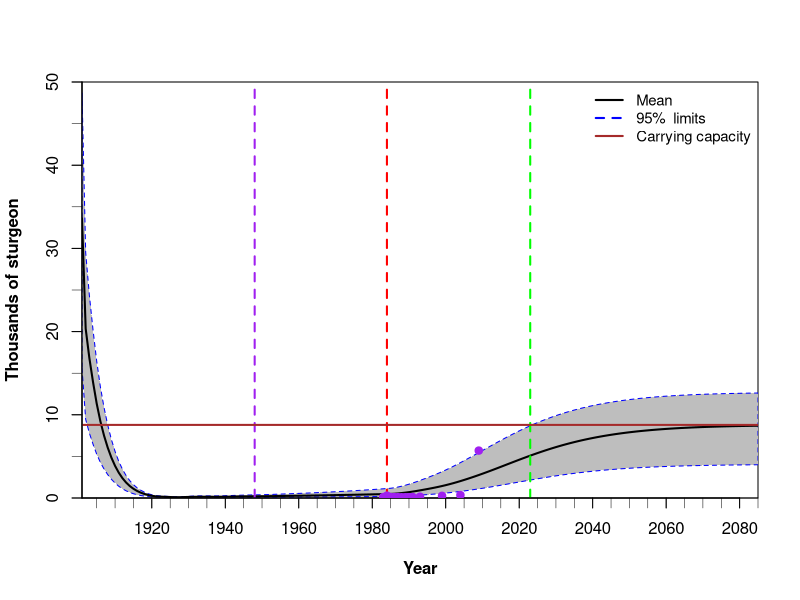

Reproduce this figure in R.
## Brett van Poorten and Bill Pine
## Sturgeon Code.R
## January 2, 2019
### R code reproduces Bill's SturMod 2.0 Excel file

### adjustments based on recommended edits by Ed Camp and Brett incorporated January 29, 2019

library(ggplot2)
library(reshape)

###------------------------------------------------------###
###--------------------- Parameters ---------------------###
###------------------------------------------------------###

n.st <- 2  # number of pre-recruit stanzas [either 1 (hatchery fish are stocked 
#as eyed eggs) or 2 (hatchery fish are stocked sometime later so wild fish 
#have a period without competition with hatchery fish)]
### NOTE: if n.st==1, you assume fish are stocked after all density dependence is complete;
###       if n.st==2, you assume fish are stocked in the middle of density dependence (so they impact abundance)
AR <- 1  # age at recruitment (end of density-dependent mortality)
A <- 50  # oldest modelled age-class
FIT <- FALSE   # set to true to estimate R0 and second stage U
T1 <- 20       # time starts in 1901; T1 is the year when intense fishing stops (1920)
T2 <- 47       # T2 is the year the dam building began (1947; coffer dams put in; access to habitat lost)
T3 <- 84       # T3 is the year all fishing stopped (1983)
T4 <- 123      # T4 is recovery year period
Ttot <- 185    # Ttot is the total number of years evaluated (until 2085)
T82 <- 83      # T82 is year 1983 first year Zehfuss et al. open estimates at JWLD
T83 <- 84      # T83 is year 1984
T84 <- 85      # T85 is year 1985
T85 <- 86      # T86 is year 1986
T86 <- 87      # T87 is year 1987
T87 <- 88      # T88 is year 1988
T88 <- 89      # T89 is year 1989
T89 <- 90      # T90 is year 1990
T90 <- 91      # T91 is year 1991
T92 <- 93      # T92 is year 1993 and is from USFWS as in Pine and Martel
T98 <- 99      # T98 is year 1999 and is from USFWS as in Pine and Martel
T2003 <- 104    # T2003 is year 2004 and is from USFWS as in Pine and Martel
input <- list()

# Growth
# wild population
input$Linf <- 220       # von Bertalanffy asymptotic length
input$K <- 0.13         # von Bertalanffy 'metabolic' parameter
input$to <- 0           # von Bertalanffy time at zero-length (x-intercept)
input$a <- 6.11e-6      # length-weight scalar
input$b <- 3            # length-weight power parameter

# stocked population
input$Linf.s <- 220
input$K.s <- 0.13
input$to.s <- 0
input$a.s <- 6.11e-6
input$b.s <- 3

# Spawning
# wild population
input$Skip <- TRUE                # skip-spawning? (TRUE/FALSE)
input$Nsk <- 1 # NoSkipInt        # interval between spawning events
input$mai <- 8 # 1st mat          # initial maturation age
input$mah <- 10 # age50matfe      # age at 50% maturity
input$mant <- 5 # yearsofmat      # number of years needed for the entire population to mature
input$mxnt <- 4 # max int         # average skip-spawning interval

# stocked population
input$Skip.s <- TRUE              # skip-spawning? (TRUE/FALSE) 
input$Nsk.s <- 1 # NoSkipInt2     # interval between spawning events
input$mai.s <- 8 # 1st mat2       # initial maturity age
input$mah.s <- 10 # age50matfe2   # age at 50% maturity
input$mant.s <- 5 # yearsofmat2   # number of years needed for entire population to mature 
input$mxnt.s <-4 # max int2       # average skip-spawning interval

# Mortality / Survival
input$M <- .12  #(not used)
input$relmort <- 0.95 # S  #(not used)
input$Mad <- 0.095                # minimum adult mortality (at Linf)
input$Mad.rec <- 0.095            # minimum adult mortality during recovery period
input$u <- 1                      # exploitation rate stage 1
input$bu <- 0.089                 # exploitation rate stage 2
input$bu2 <- 0.0                  # exploitation rate stage 3
input$dome <- TRUE                # dome-shaped exploitation rate? (TRUE/FALSE)
input$lvuln <- 45                 # Length-at-50% vulnerability for ascending curve
input$lvulnsd <- 10               # standard deviation for ascending curve
input$hvuln <- 200                # Length-at-50% vulnerability for descending curve
input$hvulnsd <- 10               # standard deviation for descending curve

# stocked population
input$M.s <- .12  #(not used)
input$S.s <- 0.95  #(not used)
input$Mad.s <- 0.1                # minimum adult mortality (at Linf)
input$Mad.s.rec <- 0.1            # minumum adult mortality during recovery
input$lvuln.s <- 7                # Length-at-50% vulnerability for ascending curve
input$lvulnsd.s <- 10             # standard deviation for ascending curve
input$hvuln.s <- 45               # Length-at-50% vulnerability for descending curve
input$hvulnsd.s <- 10             # standard deviation for descending curve

# Population
input$Ro <- c(9970,2605)          # unfished recruitment (before and after dam)
input$recK <- 5                   # recruitment compensation ratio
input$SXR <- 100                  # initial percent of wild recruitment
input$fid <- 0.5                  # Fidelity to stocked population

# Recruitment modifiers
input$aint <- 2                   # recruitment interval
input$astr <- 1                   # relative strength of strong years
ifelse(input$aint==1,{
  input$astr <- 1
  input$Nstr <- 1
},
input$Nstr <- (input$aint-input$astr)/(input$aint-1))  # Normal strength
input$Cstr <- 1                   # Egg prod divider
input$stock <- 500                # Number stocked (if stocking allowed)
input$Ms <- c(1,1)                # relative mortality of each pre-recruit stanza relative to each other (length must equal N.st)
input$Bs <- c(0.5,0.5)            # relative density effect of each pre-recruit stanza relative to each other (length must equal N.st)

DF <-data.frame(State = c("Unexploited",rep("|",T3-1),"End of Harvest",1:100),
                Year = c(0:(T3),1985:2084),
                Anomoly = c(rep(c(rep(input$Nstr,input$aint-1),input$astr),length=Ttot)),
                Stock = c(rep(FALSE,120),rep(TRUE,20),rep(FALSE,45)),
                U = c(rep(input$u,T1),rep(input$bu,T3-T1),rep(input$bu2,Ttot-T3)),
                Dam =c(rep(1,T2),rep(2,Ttot-T2)),
                stringsAsFactors = FALSE)

###------------------------------------------------------###
###--------------------- Functions ----------------------###
###------------------------------------------------------###

# function that calculates all initial values and vectors
"Initialization" <- function(input){  
  # Note: objects ending in '.s' refer to stocked components
  # weight at maturity
  Wmat <- input$a*(input$Linf*(1-exp(-input$K*(input$mai-1))))^input$b
  Wmat.s <- Wmat
  
  Age <- AR:A
  # number of age-classes
  n.age <- length(Age)
  # length-at-age
  Length <- input$Linf * (1 - exp(-input$K*(Age-input$to)))
  # weight-at-age
  Wt <- input$a*Length^input$b
  # fecundity-at-age
  Fec <- pmax(0,Wt-Wmat)
  # skip spawning frequency (maybe?)
  Sks <- rep(0,n.age)
  ifelse( input$Skip,
          Sks <- pmax(0,(((1/input$mant)/exp(-1))/(input$mah-input$mai))*
                        (Age-input$mai)*exp(-(Age-input$mai)/(input$mah-input$mai))+
                        (1/input$mxnt)^(input$Linf/Length)),
          Sks <- 1/input$Nsk)
  # fecundity-at-age adjusted for skip spawning
  AdjFec <- Fec*Sks
  # Lorenzen-type length-based mortality
  Mu <- rep(0,n.age)
  Mu <- input$Mad*(input$Linf/Length)
  # length-based vulnerability (either logistic or dome-shaped double logistic)
  vuln <- rep(0,n.age)
  ifelse( !input$dome,
          vuln <- 1/(1+exp(-(c(0,Length)-input$lvuln)/input$lvulnsd)),
          vuln <- 1/(1+exp(-(c(0,Length)-input$lvuln)/input$lvulnsd))-
            1/(1+exp(-(c(0,Length)-input$hvuln)/input$hvulnsd)))
  # survivorship
  La <- rep(0,n.age)
  La[1] <- 1
  LaBurn <- Laf <- La
  for(i in 2:A){
    La[i] <- La[i-1]*exp(-Mu[i-1])  # survivorship absent fishing
    LaBurn[i] <- LaBurn[i-1]*(1-input$bu*vuln[i-1])*exp(-Mu[i-1]) # survivorship during burn-in
    Laf[i] <- Laf[i-1]*(1-input$u*vuln[i-1])*exp(-Mu[i-1])  # survivorship during fishing
  }
  
  # all the same vectors as above, but for stocked fish
  Length.s <- input$Linf.s * (1 - exp(-input$K.s*(Age-input$to.s)))
  Wt.s <- input$a.s*Length.s^input$b.s
  Fec.s <- pmax(0,Wt.s-Wmat.s)
  Sks.s <- rep(0,n.age)
  ifelse( input$Skip.s,
          Sks.s <- pmax(0,(((1/input$mant.s)/exp(-1))/(input$mah.s-input$mai.s))*
                          (Age-input$mai.s)*exp(-(Age-input$mai.s)/(input$mah.s-input$mai.s))+
                          (1/input$mxnt.s)^(input$Linf.s/Length.s)),
          Sks.s <- 1/input$Nsk.s)
  AdjFec.s <- Fec.s*Sks.s
  Mu.s <- rep(0,n.age)
  Mu.s <- input$Mad.s*(input$Linf.s/Length.s)
  vuln.s <- rep(0,n.age)
  ifelse( !input$dome,
          vuln.s <- 1/(1+exp(-(c(0,Length.s)-input$lvuln.s)/input$lvulnsd.s)),
          vuln.s <- 1/(1+exp(-(c(0,Length.s)-input$lvuln.s)/input$lvulnsd.s))-
            1/(1+exp(-(c(0,Length.s)-input$hvuln.s)/input$hvulnsd.s)))
  La.s <- rep(0,n.age)
  La.s[1] <- 1
  LaBurn.s <- Laf.s <- La.s
  for(i in 2:A){
    La.s[i] <- La.s[i-1]*exp(-Mu.s[i-1])
    LaBurn.s[i] <- LaBurn.s[i-1]*(1-input$bu*vuln.s[i-1])*exp(-Mu.s[i-1])
    Laf.s[i] <- Laf.s[i-1]*(1-input$u*vuln.s[i-1])*exp(-Mu.s[i-1])
  }
  out <- list()
  out$Age <- Age
  out$Length <- Length
  out$Wt <- Wt
  out$Fec <- Fec
  out$Sks <- Sks
  out$AdjFec <- AdjFec
  out$Mu <- Mu
  out$vuln <- vuln
  out$La <- La
  out$LaBurn <- LaBurn
  out$Laf <- Laf
  out$Length.s <- Length.s
  out$Wt.s <- Wt.s
  out$Fec.s <- Fec.s
  out$Sks.s <- Sks.s
  out$AdjFec.s <- AdjFec.s
  out$Mu.s <- Mu.s
  out$vuln.s <- vuln.s
  out$La.s <- La.s
  out$LaBurn.s <- LaBurn.s
  out$Laf.s <- Laf.s
  return(out)
}

### PRELIMINARY CALCULATIONS
"Prelim.Calc" <- function(input,dam.opt){
  init <- Initialization(input)
  
  # equilibrium unfished eggs per recruit
  EPRo <- sum(init$AdjFec*init$La)
  
  # unfished egg abundance
  ifelse(input$SXR==100,
         Eo <- input$Ro[dam.opt]*EPRo/input$Cstr,
         Eo <- (input$Ro[dam.opt]/2*EPRo)/input$Cstr)
  
  # fished eggs per recruit
  EpRf <- sum(init$AdjFec*init$Laf)
  
  # Beverton-Holt alpha parameter (maximum recruits per spawner)
  reca <- input$recK/EPRo
  reca.st <- vector()  # alpha for each pre-recruit stanza
  for(i in 1:n.st){
    reca.st[i] <- exp(log(reca)*input$Ms[i]/sum(input$Ms[1:n.st]))
  }
  
  # Beverton-Holt beta parameter (carrying capacity parameter)
  recb <- (input$recK-1)/(Eo)
  recb.st <- vector()  # beta for each pre-recruit stanza
  den <- vector()
  tmp.reca.st <- c(1,reca.st)
  for(i in 1:n.st)
    den[i] <- input$Bs[i]*prod(tmp.reca.st[1:i])
  recb.st <- input$Bs[1:n.st]*recb/sum(den[1:n.st])
  
  # effective egg abundance
  EfecEo <- max(0,(reca*EpRf-1)/(recb*EpRf))
  
  # unfished eggs per recruit for stocked fish
  EPRo.s <- sum(init$AdjFec.s*init$La.s)
  
  # unfished egg abundance for stocked fish
  ifelse(input$SXR==100,
         Eo.s <- input$Ro[dam.opt]*EPRo.s,
         Eo.s <- (input$Ro[dam.opt]/2*EPRo.s))
  
  # fished eggs per recruit for stocked fish
  EpRf.s <- sum(init$AdjFec.s*init$Laf.s)
  
  # Beverton-Holt alpha parameter for stocked fish (maximum recruits per spawner)
  reca.s <- input$recK/EPRo.s
  
  # Beverton-Holt beta parameter for stocked fish (carrying capacity parameter)
  recb.s <- (input$recK-1)/Eo.s
  
  # effective egg abundance for stocked fish
  EfecEo.s <- max(0,(reca.s*EpRf.s-1)/(recb.s*EpRf.s))
  
  # unfished abundance
  N0 <- sum(input$Ro[dam.opt]*init$La)
  
  out<-list()
  out$EPRo <- EPRo
  out$Eo <- Eo
  out$EpRf <- EpRf
  out$reca <- reca
  out$recb <- recb
  out$reca.st <- reca.st
  out$recb.st <- recb.st
  out$EfecEo <- EfecEo
  out$EPRo.s <- EPRo.s
  out$Eo.s <- Eo.s
  out$EpRf.s <- EpRf.s
  out$reca.s <- reca.s
  out$recb.s <- recb.s
  out$EfecEo.s <- EfecEo.s
  out$N0 <- N0
  return(out)
}

# Use brute-force to calculate MSY and UMSY
"MSY" <- function(par.input=input,vals=DF){
  U.opt <- seq(0,0.5,length=500)                # evaluate over a range of exploitation rates
  VB <- VN <- YB <- YN <- Rf <- matrix(nrow=500,ncol=2)    # set up matrices of vulnerable biomass, vulnerable numbers and yield across U and dam (before and after)
  init <- Initialization(par.input)
  EPRo <- sum(init$AdjFec*init$La)             # unfished eggs per recruit
  for(dam in 1:2){                             # evaluate without (1) and with (2) dam
    for(i in 1:500){
      par.input$u <- U.opt[i]
      init <- Initialization(par.input)
      EpRf <- sum(init$AdjFec*init$Laf)        # fished eggs per recruit at U=U.opt[i]
      # calculate equilibrium fished recruits
      Rf[i,dam] <- par.input$Ro[dam]*EPRo/EpRf*(par.input$recK*EpRf/EPRo-1)/(par.input$recK-1)
      VB[i,dam] <- Rf[i,dam]*sum(init$Wt*init$vuln[2:(n.age+1)]*init$Laf)  # vulnerable biomass
      VN[i,dam] <- Rf[i,dam]*sum(init$vuln[2:(n.age+1)]*init$Laf)          # vulnerable numbers of fish 
      YB[i,dam] <- sum(par.input$u*VB[i,dam])       # yield in biomass
      YN[i,dam] <- sum(par.input$u*VN[i,dam])       # yield in biomass
    }
  }
  out <- list()
  out$YB <- YB
  out$YN <- YN
  out$U <- U.opt
  out$VB <- VB
  out$VN <- VN
  out$Rf <- Rf
  return(out)
}


### POPULATION ABUNDANCE TABLES
"Dynamic.Mod" <- function(par.input=input,vals=DF){
  init <- Initialization(par.input)
  
  Age <- init$Age
  Length <- init$Length
  Wt <- init$Wt
  Fec <- init$Fec
  Sks <- init$Sks
  AdjFec <- init$AdjFec
  Mu <- init$Mu
  vuln <- init$vuln
  La <- init$La
  LaBurn <- init$LaBurn
  Laf <- init$Laf
  Length.s <- init$Length.s
  Wt.s <- init$Wt.s
  Fec.s <- init$Fec.s
  Sks.s <- init$Sks.s
  AdjFec.s <- init$AdjFec.s
  Mu.s <- init$Mu.s
  vuln.s <- init$vuln.s
  La.s <- init$La.s
  LaBurn.s <- init$LaBurn.s
  Laf.s <- init$Laf.s
  Mu.rec <- par.input$Mad.rec*(input$Linf/Length)
  Mu.s.rec <- par.input$Mad.s.rec*(input$Linf/Length)
  
  yr <- vals$Year
  anom <- vals$Anomoly
  rel <- vals$Stock
  U <- vals$U
  Dam <- vals$Dam
  n.age <- length(Age)
  
  calcs <- Prelim.Calc(par.input,1)   # preliminary calculations for pre-dam condition
  EPRo <- calcs$EPRo
  Eo <- list()
  Eo[[1]] <- calcs$Eo
  EpRf <- calcs$EpRf
  reca <- calcs$reca
  recb <- list()
  recb[[1]] <- calcs$recb
  reca.st <- calcs$reca.st
  recb.st <- list()
  recb.st[[1]] <- calcs$recb.st
  EfecEo <- list()
  EfecEo[[1]] <- calcs$EfecEo
  EPRo.s <- calcs$EPRo.s
  Eo.s <- list()
  Eo.s[[1]] <- calcs$Eo.s
  EpRf.s <- calcs$EpRf.s
  reca.s <- calcs$reca.s
  recb.s <- list()
  recb.s[[1]] <- calcs$recb.s
  EfecEo.s <- list()
  EfecEo.s[[1]] <- calcs$EfecEo.s
  N0 <- calcs$N0
  
  calcs2 <- Prelim.Calc(par.input,2)   # preliminary calculations for post-dam condition
  Eo[[2]] <- calcs2$Eo
  recb[[2]] <- calcs2$recb
  recb.st[[2]] <- calcs2$recb.st
  EfecEo[[2]] <- calcs2$EfecEo
  Eo.s[[2]] <- calcs2$Eo.s
  recb.s[[2]] <- calcs2$recb.s
  EfecEo.s[[2]] <- calcs2$EfecEo.s
  
  Nt <- vector()       # abundance of wild fish per year
  Bt <- vector()       # biomass of wild fish per year
  Eggs <- vector()     # wild eggs per year
  Nt.s <- vector()     # abundance of stocked fish per year
  Bt.s <- vector()     # biomass of stocked fish per year
  Eggs.s <- vector()   # eggs of stocked fish per year
  Eggs.t <- vector()   # total eggs per year
  rat <- vector()      # ratio of stocked to wild eggs per year
  R.t <- vector()      # total recruits per year
  p.egg <- vector()    # proportion of total eggs that are wild-origin
  p.egg.s <- vector()  # proportion of total eggs that are hatchery-origin
  dyn.EPR <- rep(0,Ttot)  # dynamic eggs per recruit (used for true dynamic SPR)
  R <- matrix(nrow=n.st,ncol=Ttot)        # wild recruits per year
  R.s <- matrix(nrow=n.st,ncol=Ttot)      # stocked recruits per year
  N.w <- matrix(nrow=Ttot+1,ncol=A)  # matrix of wild fish
  N.s <- N.w                        # matrix of stocked fish
  
  # simulate equilibrium initial abundance (before dam)
  Sint <- c(rep(1,par.input$Nsk))
  N.w[1,1] <- par.input$Ro[1]*La[1]*par.input$SXR/100        # initial unfished wild recruits
  N.w[1,2:A] <- N.w[1,1]*La[2:A]                  # initial unfished wild age structure
  N.s[1,1] <- par.input$Ro[1]*La.s[1]*(1-par.input$SXR/100)  # initial unfished stocked recruits
  N.s[1,2:A] <- N.s[1,1]*La.s[2:A]                # initial unfished stocked age structure
  # simulate over years
  for(y in 1:Ttot){
    if(y >= T3){
      Mu <- Mu.rec
      Mu.s <- Mu.s.rec
    }
    Eggs[y] <- max(1e-5,sum(N.w[y,]*AdjFec))      # eggs produced from wild population
    Eggs.s[y] <- max(1e-5,sum(N.s[y,]*AdjFec.s))  # eggs produced from stocked population
    Eggs.t[y] <- Eggs[y]+Eggs.s[y]                # total egg production
    rat[y] <- Eggs.s[y]/Eggs[y]                   # ratio of stocked to wild eggs
    R.t[y] <- max(0,reca.st[1]*Eggs.t[y]/(1+recb.st[[Dam[y]]][1]*Eggs.t[y]))*anom[y]  # Total recruitment to first stanza (includes anomoly)
    p.egg[y] <- Eggs[y]/Eggs.t[y]                 # proportion of eggs that are wild
    p.egg.s[y] <- Eggs.s[y]/Eggs.t[y]             # proportion of eggs that are stocked
    R[1,y] <- R.t[y]*p.egg[y]+R.t[y]*p.egg.s[y]*(1-par.input$fid)  # wild recruits to stanza 1 (accounts for stocked eggs 'naturalizing')
    R.s[1,y] <- R.t[y]*p.egg.s[y]*par.input$fid       # stocked recruits to stanza 1
    ifelse(n.st==1,                               # if there is only 1 recruitment stanza
           N.w[y+1,1] <- R[1,y],                       # age-1 fish are equal to calculated recruits
           {                                           # if there are 2 recruitment stanzas (where stocked fish are now added)
             tot.R <- R[1,y]+R.s[1,y]+par.input$stock*rel[y]           # competition for resources includes all fish (including stocked)
             N.w[y+1,1] <- reca.st[2]*R[1,y]/(1+recb.st[[Dam[y]]][2]*tot.R)  # wild recruits to population are negatively impacted by competition from all
           })
    for(a in 1:A){
      dyn.EPR[y] <- dyn.EPR[y]+(N.w[y,a]*AdjFec[a]+N.s[y,a]*AdjFec.s[a])/(N.w[max(y-a+1,1),1]+N.s[max(y-a+1,1),1])
    }
    N.w[y+1,2:A] <- pmax(0,N.w[y,1:(A-1)]*(1-U[y]*vuln[1:(A-1)])*exp(-Mu[1:(A-1)])) # wild abundance of older fish is impacted by length-specific natural mortality and exploitation
    ifelse(n.st==1,                                      # if there is only 1 recruitment stanza
           N.s[y+1,1] <- R.s[1,y]+rel[y]*par.input$stock,     # age-1 stocked fish are equal to calculated recruits
           {                                              # if there are 2 recruitment stanzas (where stocked fish are now added)
             tot.R <- R[1,y]+R.s[1,y]+rel[y]*par.input$stock  # competition for resources includes all fish (including stocked)
             R.s.tmp <- R.s[1,y]+rel[y]*par.input$stock       # hatchery fish...
             N.s[y+1,1] <- reca.st[2]*R.s.tmp/(1+recb.st[[Dam[y]]][2]*tot.R)})  # hatchery recruits to population are negatively impacted by competition from all
    N.s[y+1,2:A] <- pmax(0,N.s[y,1:(A-1)]*(1-U[y]*vuln.s[1:(A-1)])*exp(-Mu.s[1:(A-1)]))  # hatchery recruits to population are negatively impacted by length-specific natural mortality and exploitation
  }
  # Annual summaries
  Nt <- pmax(0,rowSums(N.w))   # total wild abundance per year
  Bt <- rowSums(sweep(N.w,2,Wt,'*'))  # total wild biomass per year
  Nt.s <- pmax(0,rowSums(N.s))  # total stocked abundance per year
  Bt.s <- rowSums(sweep(N.s,2,Wt.s,'*'))  # total stocked biomass per year
  N.sum <- Nt+Nt.s  # total abundance per year
  B.sum <- Bt+Bt.s  # total biomass per year
  vuln.N <- rowSums(sweep(N.w,2,vuln[AR:A],'*')+sweep(N.s,2,vuln.s[AR:A],'*'))  # vulnerable abundance per year
  a4N <- rowSums(N.w[,4:A])
  a2N <- rowSums(N.w[,2:A])
  vuln.B <- rowSums(sweep(N.w,2,(vuln[AR:A]*Wt),'*')+sweep(N.s,2,(vuln.s[AR:A]*Wt.s),'*'))  # vulnerable biomass per year
  av.vuln.wt <- vuln.B/vuln.N  # average vulnerable weight per year
  N.harv <- U*vuln.N[1:Ttot]           # numbers harvested per year
  B.harv <- U*vuln.B[1:Ttot]           # biomass harvested per year
  p.w <- Nt / (Nt + Nt.s)              # proportion wild
  p.s <- Nt.s / (Nt + Nt.s)            # proportion stocked
  p.orig.N <- Nt/Nt[1]                 # abundance relative to unfished
  p.orig.B <- Bt/Bt[1]                 # biomass relative to unfished
  p.orig.vulnN <- vuln.N/vuln.N[1]
  dyn.SPR <- Eggs.t/Eggs.t[1]          # eggs relative to unfished (not really SPR)
  dyn.SPR2 <- dyn.EPR/EPRo             # true dynamic SPR
  
  out <- list()
  out$Nt <- Nt
  out$Bt <- Bt
  out$Eggs <- Eggs
  out$Nt.s <- Nt.s
  out$Bt.s <- Bt.s
  out$Eggs.s <- Eggs.s
  out$Eggs.t <- Eggs.t
  out$N.sum <- N.sum
  out$a4N <- a4N
  out$B.sum <- B.sum
  out$vuln.N <- vuln.N
  out$vuln.B <- vuln.B
  out$av.vuln.wt <- av.vuln.wt
  out$N.harv <- N.harv
  out$B.harv <- B.harv
  out$p.w <- p.w
  out$p.s <- p.s
  out$p.orig.N <- p.orig.N
  out$p.orig.B <- p.orig.B
  out$dyn.SPR <- dyn.SPR
  out$dyn.SPR2 <- dyn.SPR2
  out$rat <- rat
  out$R.t <- R.t
  out$p.egg <- p.egg
  out$p.egg.s <- p.egg.s
  out$R <- R
  out$R.s <- R.s
  out$N.w <- N.w
  out$N.s <- N.s
  out$pN02023 <- p.orig.N[T4]
  out$prec <- a4N[T3]/4195
  out$Nclose <- a2N[T3]
  return(out)
}

###------------------------------------------------------###
###-------------------- Initialize ----------------------###
###------------------------------------------------------###

theta <- c(log(0.5/(1-0.5)),log(0.12/(1-0.12)))  # estimate two stages of exploitation

fr <- function(theta){
  trial.inp <- input
  trial.DF <- DF
  trial.DF$Stock <- rep(FALSE,Ttot)
  trial.DF$U[1:T1] <- 1/(1+exp(-theta[1]))
  trial.DF$U[(T1+1):T3] <- 1/(1+exp(-theta[2]))
  trial.inp$Ro <- c(14452,3770)#c(9970,2605)
  dyn <- Dynamic.Mod(trial.inp,trial.DF)
  SS <- vector()
  # fit to unfished abundance
  SS[1] <- (log(dyn$Nclose)-log(282))^2  # fit to 1985 abundance
  SS[2] <- (log(dyn$a4N[109])-log(2000))^2 # fit to 2009 abundance
  
  return(sum(SS))
}

if(FIT){
  est<-optim(theta,fr,method="BFGS",control=list(maxit=1000))
}

###------------------------------------------------------###
###---------------------- Figures -----------------------###
###------------------------------------------------------###

# inputs are different starting values (lower, upper 95% CI) 
#    for unfished recruitment (R0), stage-1 (yrs 1-12) and stage-2 exploitation rate (U for years 13-24)
#    Baseline estimates are based on age-4 fish at unfished (with a dam: Ahrens and Pine 2013): 4,195 (CI 1,932-6,066),
#    age-4 in 1985 (Wooley and Crateau 1985): 282, and recent estimates (Pine and Martell 2009): 2000
#L95.R0=c(4625,1200),mu.R0=c(9970,2605),U95.R0=c(14452,3770),L95.U1=1,mu.U1=1,U95.U1=1,L95.U2=0.094,mu.U2=0.089,U95.U2=0.077
"Scenario1" <- function(L95.R0=c(4625,1200),mu.R0=c(9970,2605),U95.R0=c(14452,3770),L95.U1=1,mu.U1=1,U95.U1=1,L95.U2=0.094,mu.U2=0.089,U95.U2=0.077){
  base.inp <- input
  base.DF <- DF
  base.DF$Stock <- rep(FALSE,Ttot)
  base.inp$Ro <- mu.R0
  base.DF$U = c(rep(mu.U1,T1),rep(mu.U2,T3-T1),rep(input$bu2,Ttot-T3))
  mid.est <- Dynamic.Mod(base.inp,base.DF)
  base.inp$Ro <- L95.R0
  base.DF$U = c(rep(L95.U1,T1),rep(L95.U2,T3-T1),rep(input$bu2,Ttot-T3))
  low.est <- Dynamic.Mod(base.inp,base.DF)
  base.inp$Ro <- U95.R0
  base.DF$U = c(rep(U95.U1,T1),rep(U95.U2,T3-T1),rep(input$bu2,Ttot-T3))
  upp.est <- Dynamic.Mod(base.inp,base.DF)
  cat("Median SPR: ",mid.est$dyn.SPR2[T4],"\n")
  cat("CI: ",low.est$dyn.SPR2[T4],", ",upp.est$dyn.SPR2[T4],"\n")
  plot(upp.est$N.sum[1:Ttot],t="n",xaxt="n",yaxt="n",ylab="Thousands of sturgeon",
       xlab="Year",xaxs="i",font.lab=2,yaxs="i",ylim=c(-1,50000))
  polygon(x=c(1:Ttot,rev(1:Ttot)),y=c(low.est$N.sum[1:Ttot],rev(upp.est$N.sum[1:Ttot])),
          col="grey",border="blue",lty=2)
  lines(mid.est$N.sum[1:Ttot],lty=1,lwd=2)
  abline(v=T2+1,col="purple",lty=2,lwd=2)
  abline(v=T3,col="red",lty=2,lwd=2)
  abline(v=T4,col="green",lty=2,lwd=2)
  abline(h=8784,col="brown",lwd=2)
  axis(1,at=seq(0,Ttot,20),seq(1900,2085,20))
  axis(1,at=seq(0,Ttot,5),labels=FALSE,lwd=0.5)
  axis(2,at=seq(0,100000,10000),seq(0,100,10))
  axis(2,at=seq(0,100000,5000),labels=FALSE,lwd=0.5)
  # put Wooley and Crateau 1985 estimate on the figure
  points(T3,282,pch=19,col="purple")
  points(T82,111,pch=19,col="purple")
  points(T83,119,pch=19,col="purple")
  points(T84,117,pch=19,col="purple")
  points(T85,108,pch=19,col="purple")
  points(T86,103,pch=19,col="purple")
  points(T87,88,pch=19,col="purple")
  points(T88,89,pch=19,col="purple")
  points(T89,90,pch=19,col="purple")
  points(T90,117,pch=19,col="purple")
  points(T92,155,pch=19,col="purple")
  points(T98,260,pch=19,col="purple")
  points(T2003,350,pch=19,col="purple")
  lines(rep(T3,2),c(181,645),col="purple")
  points(109,2000/(mid.est$a4N[109]/mid.est$N.sum[109]),pch=19,col="purple")
  legend("topright",lty=c(1,2,1),legend=c("Mean","95%  limits","Carrying capacity"),
         bty="n",col=c("black","blue","brown"),lwd=2,cex=0.9)
}
pdf("Figure 1.pdf",width=11,height=6)
Scenario1()
#dev.off()

# inputs include baseline recruitment (R0), baseline 2nd stage exploitation (U.base)
#   and then proportional change in 1st and 2nd exploitation rates to achieve 
#   50, 75, 95 and 99% unfished abundance (N0) by 2023
Scenario2 <- function(mu.R0=c(9970,2605),U.base=0.089,p.50=0.985,p.75=0.83,p.95=0.56,p.99=0.5){
  base.inp <- input
  base.DF <- DF
  base.DF$Stock <- rep(FALSE,Ttot)
  base.inp$Ro <- mu.R0
  base.DF$U = c(rep(input$u,T1),rep(U.base,T3-T1),rep(input$bu2,Ttot-T3))
  baseline.est <- Dynamic.Mod(base.inp,base.DF)   # base model run
  base.DF$U = base.DF$U * p.50
  est.50 <- Dynamic.Mod(base.inp,base.DF)   # model run ending with 50% N0 by 2023
  base.DF$U = base.DF$U * p.75
  est.75 <- Dynamic.Mod(base.inp,base.DF)   # model run ending with 75% N0 by 2023
  base.DF$U = base.DF$U * p.95
  est.95 <- Dynamic.Mod(base.inp,base.DF)   # model run ending with 95% N0 by 2023
  base.DF$U = base.DF$U * p.99
  est.99 <- Dynamic.Mod(base.inp,base.DF)   # model run ending with 99% N0 by 2023
  cat("To attain 50% carrying capacity, N would have to have been ",est.50$N.sum[T3]/baseline.est$N.sum[T3]," higher in 1984\n")
  cat("To attain 75% carrying capacity, N would have to have been ",est.75$N.sum[T3]/baseline.est$N.sum[T3]," higher in 1984\n")
  cat("To attain 95% carrying capacity, N would have to have been ",est.95$N.sum[T3]/baseline.est$N.sum[T3]," higher in 1984\n")
  cat("To attain 99% carrying capacity, N would have to have been ",est.99$N.sum[T3]/baseline.est$N.sum[T3]," higher in 1984\n")
  cat("Baseline SPR: ",baseline.est$dyn.SPR2[T4],"\n")
  cat("50% N0 SPR: ",est.50$dyn.SPR2[T4],"\n")
  cat("75% N0 SPR: ",est.75$dyn.SPR2[T4],"\n")
  cat("95% N0 SPR: ",est.95$dyn.SPR2[T4],"\n")
  cat("99% N0 SPR: ",est.99$dyn.SPR2[T4],"\n")
  plot(baseline.est$N.sum[1:Ttot],t="l",lwd=2,xaxt="n",yaxt="n",ylim=c(-1,50000),
       ylab="Thousands of sturgeon",xlab="Year",xaxs="i",font.lab=2,yaxs="i")
  lines(est.50$N.sum[1:Ttot],col="blue",lwd=2)
  lines(est.75$N.sum[1:Ttot],col="grey",lwd=2)
  lines(est.95$N.sum[1:Ttot],col="darkgreen",lwd=2)
  lines(est.99$N.sum[1:Ttot],col="orange",lwd=2)
  lines(baseline.est$N.sum[1:Ttot],col="black",lwd=2)
  axis(1,at=seq(0,Ttot,20),seq(1900,2085,20))
  axis(1,at=seq(0,Ttot,5),labels=FALSE,lwd=0.5)
  axis(2,at=seq(0,100000,10000),seq(0,100,10))
  axis(2,at=seq(0,100000,5000),labels=FALSE,lwd=0.5)
  abline(v=T2+1,col="purple",lty=2,lwd=2)
  abline(v=T3,col="red",lty=2,lwd=2)
  abline(v=T4,col="green",lty=2,lwd=2)
  abline(h=8784,col="brown",lwd=2)
  legend("topright",lty=1,legend=c("Baseline","50% recovered","75% recovered",
                                   "95% recovered","99% recovered","Carrying capacity"),
         bty="n",col=c("black","blue","grey","darkgreen","orange","brown"),lwd=2,cex=0.9)
}
#pdf("Figure 2.pdf",width=11,height=6)
#Scenario2()
#dev.off()

"Scenario3" <- function(mu.R0=c(9970,2605),U.base=0.089){
  base.inp <- input
  base.DF <- DF
  base.DF$Stock <- rep(FALSE,Ttot)
  base.inp$Ro <- mu.R0
  base.DF$U = c(rep(input$u,T1),rep(U.base,T3-T1),rep(input$bu2,Ttot-T3))
  baseline.est <- Dynamic.Mod(base.inp,base.DF)   # base model run
  base.DF$U = c(rep(input$u,T1),rep(U.base,T3-T1),rep(0.01,Ttot-T3))
  U01.est <- Dynamic.Mod(base.inp,base.DF)   # additional exploitation pressure after 'closure'
  base.DF$U = c(rep(input$u,T1),rep(U.base,T3-T1),rep(0.05,Ttot-T3))
  U05.est <- Dynamic.Mod(base.inp,base.DF)   # additional exploitation pressure after 'closure'
  base.DF$U = c(rep(input$u,T1),rep(U.base,T3-T1),rep(0.1,Ttot-T3))
  U1.est <- Dynamic.Mod(base.inp,base.DF)   # additional exploitation pressure after 'closure'
  base.DF$U = c(rep(input$u,T1),rep(U.base,T3-T1),rep(input$bu2,Ttot-T3))
  base.inp$Mad.rec <- 0.145
  M145.est <- Dynamic.Mod(base.inp,base.DF)   # additional exploitation pressure after 'closure'
  base.inp$Mad.rec <- 0.12
  M12.est <- Dynamic.Mod(base.inp,base.DF)   # additional exploitation pressure after 'closure'
  base.inp$Mad.rec <- 0.105
  M105.est <- Dynamic.Mod(base.inp,base.DF)   # additional exploitation pressure after 'closure'
  base.inp$Mad.rec <- 0.085
  M085.est <- Dynamic.Mod(base.inp,base.DF)   # additional exploitation pressure after 'closure'
  base.inp$Mad.rec <- 0.07
  M07.est <- Dynamic.Mod(base.inp,base.DF)   # additional exploitation pressure after 'closure'
  cat("U=0.01 SPR: ",baseline.est$dyn.SPR2[T4],"\n")
  cat("U=0.5 SPR: ",U01.est$dyn.SPR2[T4],"\n")
  cat("U=1 SPR: ",U1.est$dyn.SPR2[T4],"\n")
  cat("M=0.145 SPR: ",M145.est$dyn.SPR2[T4],"\n")
  cat("M=0.12 SPR: ",M12.est$dyn.SPR2[T4],"\n")
  cat("M=0.105 SPR: ",M105.est$dyn.SPR2[T4],"\n")
  cat("M=0.085 SPR: ",M085.est$dyn.SPR2[T4],"\n")
  cat("M=0.07 SPR: ",M07.est$dyn.SPR2[T4],"\n")
  
  layout(matrix(1:2,nrow=1))
  par(mar=c(5,4,1,0))
  plot(baseline.est$N.sum[1:Ttot],t="l",lwd=2,xaxt="n",yaxt="n",ylim=c(-1,50000),
       ylab="Thousands of sturgeon",xlab="Year",xaxs="i",font.lab=2,yaxs="i")
  lines(U01.est$N.sum[1:Ttot],col="blue",lwd=2)
  lines(U05.est$N.sum[1:Ttot],col="grey",lwd=2)
  lines(U1.est$N.sum[1:Ttot],col="darkgreen",lwd=2)
  lines(baseline.est$N.sum[1:Ttot],col="black",lwd=2)
  axis(1,at=seq(0,Ttot,20),seq(1900,2085,20))
  axis(1,at=seq(0,Ttot,5),labels=FALSE,lwd=0.5)
  axis(2,at=seq(0,100000,10000),seq(0,100,10))
  axis(2,at=seq(0,100000,5000),labels=FALSE,lwd=0.5)
  abline(v=T2+1,col="purple",lty=2,lwd=2)
  abline(v=T3,col="red",lty=2,lwd=2)
  abline(v=T4,col="green",lty=2,lwd=2)
  abline(h=8784,col="brown",lwd=2)
  legend("topleft","A",text.font=2,cex=1.2,bty="n")
  legend("topright",lty=1,legend=c("Baseline","U=0.01","U=0.05",
                                   "U=0.10","Carrying capacity"),
         bty="n",col=c("black","blue","grey","darkgreen","brown"),lwd=2,cex=0.9)
  
  par(mar=c(5,2,1,2))
  plot(baseline.est$N.sum[1:Ttot],t="l",lwd=2,xaxt="n",yaxt="n",ylim=c(0,50000),
       ylab="",xlab="Year",xaxs="i",font.lab=2,yaxs="i")
  lines(M145.est$N.sum[1:Ttot],col="blue",lwd=2)
  lines(M12.est$N.sum[1:Ttot],col="darkgreen",lwd=2)
  lines(M105.est$N.sum[1:Ttot],col="orange",lwd=2)
  lines(M085.est$N.sum[1:Ttot],col="grey",lwd=2)
  lines(M07.est$N.sum[1:Ttot],col="purple",lwd=2)
  lines(baseline.est$N.sum[1:Ttot],col="black",lwd=2)
  axis(1,at=seq(0,Ttot,20),seq(1900,2085,20))
  axis(1,at=seq(0,Ttot,5),labels=FALSE,lwd=0.5)
  axis(2,at=seq(0,100000,5000),labels=FALSE,lwd=0.5)
  abline(v=T2+1,col="purple",lty=2,lwd=2)
  abline(v=T3,col="red",lty=2,lwd=2)
  abline(v=T4,col="green",lty=2,lwd=2)
  abline(h=9000,col="brown",lwd=2)
  legend("topleft","B",text.font=2,cex=1.2,bty="n")
  legend("topright",lty=1,legend=c("Baseline","M=0.146","M=0.120",
                                   "M=0.105","M=0.085","M=0.070","Carrying capacity"),
         bty="n",col=c("black","blue","darkgreen","orange","grey","purple","brown"),lwd=2,cex=0.9)
}
#pdf("Figure 3.pdf",width=11,height=6)
#Scenario3()
#dev.off()

"Scenario4" <- function(mu.R0=c(9970,2605),U.base=0.089){
  base.inp <- input
  base.DF <- DF
  base.DF$Stock <- rep(FALSE,Ttot)
  base.inp$Ro <- mu.R0
  base.DF$U = c(rep(input$u,T1),rep(U.base,T3-T1),rep(input$bu2,Ttot-T3))
  baseline.est <- Dynamic.Mod(base.inp,base.DF)   # base model run
  base.inp$astr <- 2
  base.inp$aint <- 2
  base.inp$Nstr <- (base.inp$aint-base.inp$astr)/(base.inp$aint-1)  # Normal strength
  base.DF$Anomoly = c(rep(c(rep(base.inp$Nstr,base.inp$aint-1),base.inp$astr),length=Ttot))  
  skip2 <- Dynamic.Mod(base.inp,base.DF)   # spawn every 2nd year
  base.inp$aint <- 4
  base.inp$Nstr <- (base.inp$aint-base.inp$astr)/(base.inp$aint-1)  # Normal strength
  base.DF$Anomoly = c(rep(c(rep(base.inp$Nstr,base.inp$aint-1),base.inp$astr),length=Ttot))  
  skip4 <- Dynamic.Mod(base.inp,base.DF)   # spawn every 4th year
  base.inp$aint <- 5
  base.inp$Nstr <- (base.inp$aint-base.inp$astr)/(base.inp$aint-1)  # Normal strength
  base.DF$Anomoly = c(rep(c(rep(base.inp$Nstr,base.inp$aint-1),base.inp$astr),length=Ttot))  
  skip5 <- Dynamic.Mod(base.inp,base.DF)   # spawn every 5th year
  
  base.inp$astr <- 2
  base.inp$aint <- 1
  base.inp$Nstr <- (base.inp$aint-base.inp$astr)/(base.inp$aint-1)  # Normal strength
  base.DF$Anomoly = c(rep(c(rep(base.inp$Nstr,base.inp$aint-1),base.inp$astr),length=Ttot))  
  base.DF$Anomoly = c(rep(1,T3),rep(1.25,Ttot-T3))
  inc.rec <- Dynamic.Mod(base.inp,base.DF)   # Increase carrying capacity by 25%
  cat("Spawn every 2nd year SPR: ",skip2$dyn.SPR2[T4],"\n")
  cat("Spawn every 4th year SPR: ",skip4$dyn.SPR2[T4],"\n")
  cat("Spawn every 5th year SPR: ",skip5$dyn.SPR2[T4],"\n")
  cat("Spawn every 2nd year SPR: ",inc.rec$dyn.SPR2[T4],"\n")
  cat("Increase carrying capacity SPR: ",baseline.est$dyn.SPR2[T4],"\n")
  
  layout(matrix(1:2,nrow=1))
  par(mar=c(5,4,1,0))
  plot(baseline.est$N.sum[1:Ttot],t="l",lwd=2,xaxt="n",yaxt="n",ylim=c(-1,50000),
       ylab="Thousands of sturgeon",xlab="Year",xaxs="i",font.lab=2,yaxs="i")
  lines(skip2$N.sum[1:Ttot],col="blue",lwd=2)
  lines(skip4$N.sum[1:Ttot],col="grey",lwd=2)
  lines(skip5$N.sum[1:Ttot],col="darkgreen",lwd=2)
  lines(baseline.est$N.sum[1:Ttot],col="black",lwd=2)
  axis(1,at=seq(0,Ttot,20),seq(1900,2085,20))
  axis(1,at=seq(0,Ttot,5),labels=FALSE,lwd=0.5)
  axis(2,at=seq(0,100000,10000),seq(0,100,10))
  axis(2,at=seq(0,100000,5000),labels=FALSE,lwd=0.5)
  abline(v=T2+1,col="purple",lty=2,lwd=2)
  abline(v=T3,col="red",lty=2,lwd=2)
  abline(v=T4,col="green",lty=2,lwd=2)
  abline(h=8784,col="brown",lwd=2)
  legend("topleft","A",text.font=2,cex=1.2,bty="n")
  legend("topright",lty=1,legend=c("Baseline","1 of 2","1 of 4",
                                   "1 of 5","Carrying capacity"),
         bty="n",col=c("black","blue","grey","darkgreen","brown"),lwd=2,cex=0.9)
  
  par(mar=c(5,2,1,2))
  plot(baseline.est$N.sum[1:Ttot],t="l",lwd=2,xaxt="n",yaxt="n",ylim=c(-1,50000),
       ylab="",xlab="Year",xaxs="i",font.lab=2,yaxs="i")
  lines(inc.rec$N.sum[1:Ttot],col="blue",lwd=2)
  lines(baseline.est$N.sum[1:Ttot],col="black",lwd=2)
  axis(1,at=seq(0,Ttot,20),seq(1900,2085,20))
  axis(1,at=seq(0,Ttot,5),labels=FALSE,lwd=0.5)
  axis(2,at=seq(0,100000,5000),labels=FALSE,lwd=0.5)
  abline(v=T2+1,col="purple",lty=2,lwd=2)
  abline(v=T3,col="red",lty=2,lwd=2)
  abline(v=T4,col="green",lty=2,lwd=2)
  abline(h=8784,col="brown",lwd=2)
  legend("topleft","B",text.font=2,cex=1.2,bty="n")
  legend("topright",lty=1,legend=c("Baseline","+25% increase",
                                   "Carrying capacity"),
         bty="n",col=c("black","blue","brown"),lwd=2,cex=0.9)
}
#pdf("Figure 4.pdf",width=11,height=6)
#Scenario4()
#dev.off()

"Scenario5" <- function(mu.R0=c(9970,2605),U.base=0.089){
  base.inp <- input
  base.DF <- DF
  base.DF$Stock <- rep(FALSE,Ttot)
  base.inp$Ro <- mu.R0
  base.DF$U = c(rep(input$u,T1),rep(U.base,T3-T1),rep(input$bu2,Ttot-T3))
  baseline.est <- Dynamic.Mod(base.inp,base.DF)   # base model run
  base.inp$stock <- 5000
  base.DF$Stock <- c(rep(FALSE,T3),rep(TRUE,5),rep(FALSE,Ttot-T3-5))
  stock.5.5000 <- Dynamic.Mod(base.inp,base.DF)   # stock 500 fish for 5 years
  base.DF$Stock <- c(rep(FALSE,T3),rep(TRUE,20),rep(FALSE,Ttot-T3-20))
  stock.20.5000 <- Dynamic.Mod(base.inp,base.DF)   # stock 500 fish for 20 years
  base.inp$stock <- 2500
  base.DF$Stock <- c(rep(FALSE,T3),rep(TRUE,5),rep(FALSE,Ttot-T3-5))
  stock.5.2500 <- Dynamic.Mod(base.inp,base.DF)   # stock 500 fish for 5 years
  base.DF$Stock <- c(rep(FALSE,T3),rep(TRUE,20),rep(FALSE,Ttot-T3-20))
  stock.20.2500 <- Dynamic.Mod(base.inp,base.DF)   # stock 500 fish for 20 years
  base.DF$Anomoly = c(rep(1,T3),rep(1.25,Ttot-T3))
  base.DF$Stock <- rep(FALSE,Ttot)
  inc.rec <- Dynamic.Mod(base.inp,base.DF)   # spawn every 5th year
  cat("Stock 2500 for 5 years SPR: ",baseline.est$dyn.SPR2[T4],"\n")
  cat("Stock 5000 for 5 years SPR: ",baseline.est$dyn.SPR2[T4],"\n")
  cat("Stock 2500 for 20 years SPR: ",baseline.est$dyn.SPR2[T4],"\n")
  cat("Stock 5000 for 20 years SPR: ",baseline.est$dyn.SPR2[T4],"\n")
  
  layout(matrix(1:2,nrow=1))
  par(mar=c(5,4,1,0))
  plot(baseline.est$N.sum[1:Ttot],t="l",lwd=2,xaxt="n",yaxt="n",ylim=c(-1,50000),
       ylab="Thousands of sturgeon",xlab="Year",xaxs="i",font.lab=2,yaxs="i")
  lines(stock.5.2500$N.sum[1:Ttot],col="blue",lwd=2)
  lines(stock.5.5000$N.sum[1:Ttot],col="grey",lwd=2)
  lines(inc.rec$N.sum[1:Ttot],col="darkgreen",lwd=2)
  lines(baseline.est$N.sum[1:Ttot],col="black",lwd=2)
  axis(1,at=seq(0,Ttot,20),seq(1900,2085,20))
  axis(1,at=seq(0,Ttot,5),labels=FALSE,lwd=0.5)
  axis(2,at=seq(0,100000,10000),seq(0,100,10))
  axis(2,at=seq(0,100000,5000),labels=FALSE,lwd=0.5)
  abline(v=T2+1,col="purple",lty=2,lwd=2)
  abline(v=T3,col="red",lty=2,lwd=2)
  abline(v=T4,col="green",lty=2,lwd=2)
  abline(h=8784,col="brown",lwd=2)
  legend("topleft","A",text.font=2,cex=1.2,bty="n")
  legend("topright",lty=1,legend=c("Baseline","Stock 2500/yr","Stock 5000/yr",
                                   "+25% recruitment","Carrying capacity"),
         bty="n",col=c("black","blue","grey","darkgreen","brown"),lwd=2,cex=0.9)
  
  par(mar=c(5,2,1,2))
  plot(baseline.est$N.sum[1:Ttot],t="l",lwd=2,xaxt="n",yaxt="n",ylim=c(-1,50000),
       ylab="",xlab="Year",xaxs="i",font.lab=2,yaxs="i")
  lines(stock.20.2500$N.sum[1:Ttot],col="blue",lwd=2)
  lines(stock.20.5000$N.sum[1:Ttot],col="grey",lwd=2)
  lines(inc.rec$N.sum[1:Ttot],col="darkgreen",lwd=2)
  lines(baseline.est$N.sum[1:Ttot],col="black",lwd=2)
  axis(1,at=seq(0,Ttot,20),seq(1900,2085,20))
  axis(1,at=seq(0,Ttot,5),labels=FALSE,lwd=0.5)
  axis(2,at=seq(0,100000,5000),labels=FALSE,lwd=0.5)
  abline(v=T2+1,col="purple",lty=2,lwd=2)
  abline(v=T3,col="red",lty=2,lwd=2)
  abline(v=T4,col="green",lty=2,lwd=2)
  abline(h=8784,col="brown",lwd=2)
  legend("topleft","B",text.font=2,cex=1.2,bty="n")
  legend("topright",lty=1,legend=c("Baseline","Stock 2500/yr","Stock 5000/yr",
                                   "+25% increase","Carrying capacity"),
         bty="n",col=c("black","blue","grey","darkgreen","brown"),lwd=2,cex=0.9)
}
#pdf("Figure 5.pdf",width=11,height=6)
#Scenario5()
#dev.off()

"Age.Structure" <- function(mu.R0=c(9970,2605),U.base=0.089){
  base.inp <- input
  base.DF <- DF
  base.DF$Stock <- rep(FALSE,Ttot)
  base.inp$Ro <- mu.R0
  base.DF$U = c(rep(input$u,T1),rep(U.base,T3-T1),rep(input$bu2,Ttot-T3))
  baseline.est <- Dynamic.Mod(base.inp,base.DF)   # base model run
  data <- melt(baseline.est$N.w)#/rowSums(baseline.est$N.w))
  
  f <- ggplot(data,aes(x=X1,y=X2,fill=(value))) + 
    geom_raster(interpolate=TRUE) +
    scale_x_continuous(limits=range(data$X1),expand=c(0,0),
                       breaks=seq(20,180,20),labels=seq(1920,2080,20)) +
    scale_y_continuous(limits=range(data$X2),expand=c(0,0)) +
    labs(x="Year",y="Age-class") +
    #scale_fill_gradient2("Proportional\nabundance",low="red",mid="yellow",high="purple",
    #                     midpoint=0.05)+
    scale_fill_gradientn("Abundance", colours=rainbow(7),limits=c(0,500)) +
    geom_vline(xintercept=c(T2+1,T3,T4),colour="black",lty=2) + 
    theme_classic(base_size=16) + 
    theme(axis.title=element_text(face="bold"))
  x_intercept <- seq(20,180,20)
  y_intercept <- seq(5,50,5)
  f + geom_vline(xintercept=x_intercept, color="white", size=0.2) +
    geom_hline(yintercept=y_intercept, color="white", size=0.2)
}

Appendix <- function(mu.R0=c(9970,2605),U.base=0.089){
  base.inp <- input
  base.DF <- DF
  base.DF$Stock <- rep(FALSE,Ttot)
  base.inp$Ro <- mu.R0
  base.DF$U = c(rep(input$u,T1),rep(U.base,T3-T1),rep(input$bu2,Ttot-T3))
  baseline.est <- Dynamic.Mod(base.inp,base.DF)$N.sum[1:Ttot]   # base model run
  base.inp$recK <- 3
  reck3 <- Dynamic.Mod(base.inp,base.DF)$N.sum[1:Ttot]   # model run ending with 50% N0 by 2023
  base.inp$recK <- 7
  reck7 <- Dynamic.Mod(base.inp,base.DF)$N.sum[1:Ttot]   # model run ending with 75% N0 by 2023
  base.inp$recK <- 10
  reck10 <- Dynamic.Mod(base.inp,base.DF)$N.sum[1:Ttot]   # model run ending with 95% N0 by 2023
  plot(baseline.est,t="l",lwd=2,xaxt="n",yaxt="n",ylim=c(-1,50000),
       ylab="Thousands of sturgeon",xlab="Year",xaxs="i",font.lab=2,yaxs="i")
  lines(reck3,col="blue",lwd=2)
  lines(reck7,col="grey",lwd=2)
  lines(reck10,col="darkgreen",lwd=2)
  lines(baseline.est,col="black",lwd=2)
  axis(1,at=seq(0,Ttot,20),seq(1900,2085,20))
  axis(1,at=seq(0,Ttot,5),labels=FALSE,lwd=0.5)
  axis(2,at=seq(0,100000,10000),seq(0,100,10))
  axis(2,at=seq(0,100000,5000),labels=FALSE,lwd=0.5)
  abline(v=T2+1,col="purple",lty=2,lwd=2)
  abline(v=T3,col="red",lty=2,lwd=2)
  abline(v=T4,col="green",lty=2,lwd=2)
  abline(h=8784,col="brown",lwd=2)
  legend("topright",lty=1,legend=c("Baseline",expression(paste(kappa,"=3")),
                                   expression(paste(kappa,"=7")),
                                   expression(paste(kappa,"=10")),
                                   "Carrying capacity"),
         bty="n",col=c("black","blue","grey","darkgreen","brown"),lwd=2,cex=0.9)
}
